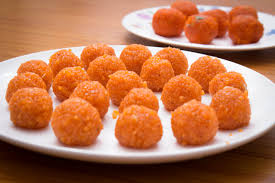
#> input picture laddu.jpeg, 275 x 183 px
$ python laddu_edges.py
#> lines starting #> are read from the running program, lines starting #| are printed output that depends on the picture; after the words box and inside, x2 and y2 are one past the last pixel; in counts of white or black regions, pixels touching at a corner belong together
#For Computer Visioning
import cv2
# For Image processing
from PIL import Image

#input image
input = "laddu.jpeg"
#output image
output = "output_laddu.jpeg"
#optimized image
optimized = "optimized_laddu.jpeg"

#display Input Image
input_img=Image.open(input)
#> input_img is the input picture: PIL image 275x183 RGB; mean R, G, B 183.2, 116.1, 79.7
input_img.show()

#Read input image
image = cv2.imread(input)

#Convert the image into gray shades
gray = cv2.cvtColor(image, cv2.COLOR_BGR2GRAY)
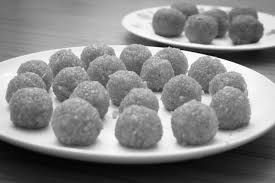
#> gray: shape (183, 275); min 2, max 255, mean 132
#Blur the gray Image to remove/whiten non significant part of image
blurred = cv2.GaussianBlur(gray, (11, 11), 0)
#Convert the image into outline to get edges
canny = cv2.Canny(blurred, 30, 150)
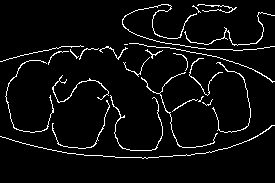
#> canny: shape (183, 275); 5% white in thin lines or dots, all inside (x1, y1, x2, y2) = (0, 4, 275, 159)
#Finding all contours in aboyve image
contours, hierarchy = cv2.findContours(canny.copy(), cv2.RETR_TREE, cv2.CHAIN_APPROX_SIMPLE)
#> contours = 25 contours, 17 with area under 20; largest, box (x1, y1, x2, y2) and area: (52, 75, 109, 103) 36, (141, 72, 218, 148) 31, (110, 95, 163, 151) 29, (184, 12, 275, 46) 29, (122, 4, 275, 51) 28, (5, 60, 54, 133) 25, (189, 58, 223, 96) 24, (52, 100, 110, 149) 21
#Inscribe contours on orignal image
image = cv2.drawContours(image, contours, -1, (0, 255, 0), 2)
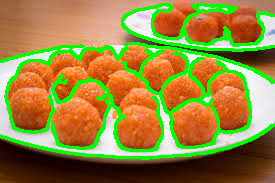
#> image: shape (183, 275, 3); mean B, G, R 61.3, 134.4, 149.9

#Display Output
cv2.imwrite(output, image)
Image.open(output)

#rerun the above steps for better edges for optimization
gray = cv2.cvtColor(image, cv2.COLOR_BGR2GRAY)
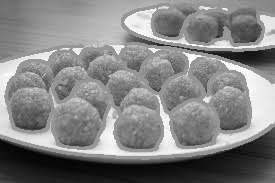
#> gray: shape (183, 275); min 2, max 255, mean 130.8
blurred = cv2.GaussianBlur(gray, (11, 11), 0)
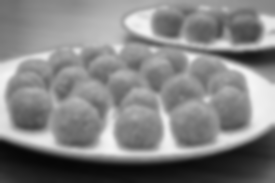
#> blurred: shape (183, 275); min 7, max 245, mean 130.8
canny = cv2.Canny(blurred, 30, 90)
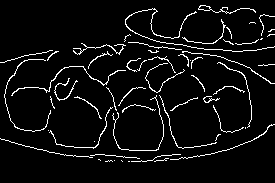
#> canny: shape (183, 275); 5.6% white in thin lines or dots, all inside (x1, y1, x2, y2) = (0, 5, 275, 162)
contours, hierarchy = cv2.findContours(canny.copy(), cv2.RETR_TREE, cv2.CHAIN_APPROX_SIMPLE)
#> contours = 62 contours, 56 with area under 20; largest, box (x1, y1, x2, y2) and area: (198, 5, 256, 14) 54, (198, 5, 211, 11) 42, (11, 66, 126, 96) 39, (125, 8, 275, 52) 30, (73, 43, 126, 55) 23, (54, 78, 78, 101) 22
image = cv2.drawContours(image, contours, -1, (0, 255, 0), 2)
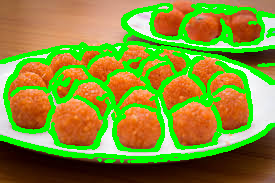
#> image: shape (183, 275, 3); 9.27% of pixels changed, all inside (x1, y1, x2, y2) = (0, 6, 275, 163)

#Display Optimized Output
cv2.imwrite(optimized, image)
Image.open(optimized)
